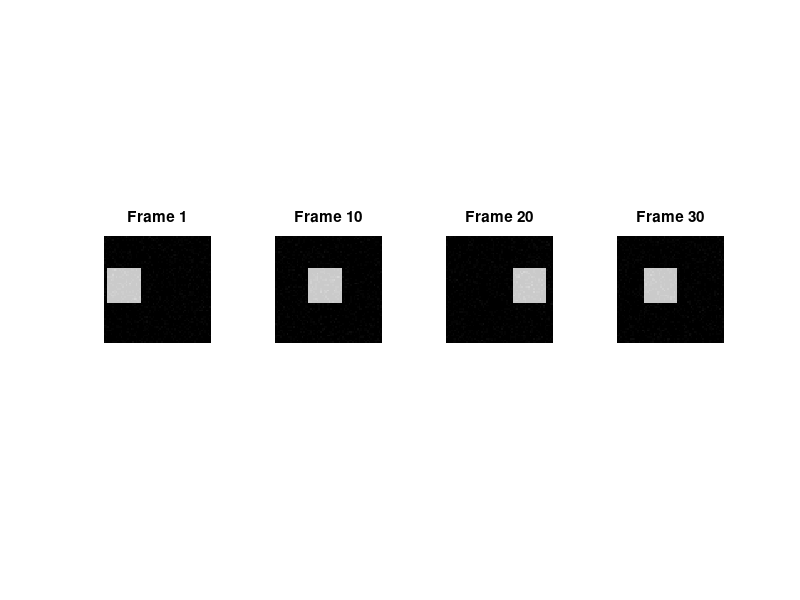

Write the MATLAB code that produced this figure. (Note: this script raises an error after producing the figure.)
# Hello world
%% Video Compression Project Steps 4 to 7

clear; clc; close all;

%% ============================================================
%% SETUP: Create a synthetic video (if no video file available)
%% ============================================================

fprintf('==> Creating synthetic video frames...\n');

numFrames  = 30;   % total frames
frameH     = 64;   % height (keep small for speed)
frameW     = 64;   % width
blockSize  = 8;    % block size for DCT and motion estimation
searchRange = 4;   % motion estimation search range (pixels)
qStep      = 10;   % quantization step size

% Generate frames: moving white rectangle on black background
frames = zeros(frameH, frameW, numFrames, 'uint8');
for f = 1:numFrames
    img = zeros(frameH, frameW, 'uint8');
    offset = mod(f*2, frameW-20);          % horizontal motion
    img(20:40, offset+1:offset+20) = 200;  % moving block
    img = img + uint8(5*randn(frameH,frameW)); % add slight noise
    frames(:,:,f) = img;
end

fprintf('   Video created: %d frames of %dx%d pixels\n', numFrames, frameH, frameW);

%% ---- Show a sample of the original video ----
figure('Name','ORIGINAL VIDEO - Sample Frames','NumberTitle','off');
sampleIdx = [1, 10, 20, 30];
for k = 1:4
    subplot(1,4,k);
    imshow(frames(:,:,sampleIdx(k)));
    title(sprintf('Frame %d', sampleIdx(k)));
end
sgtitle('Original Video - Sample Frames | عينة من الفيديو الأصلي');


%% ============================================================
%% STEP 4: INTER-FRAME COMPRESSION (P-FRAME)
%% تضغيط الإطارات التنبؤية
%% ============================================================

fprintf('\n==> STEP 4: Inter-frame Compression (P-frames)...\n');

% I-frame every 10 frames, rest are P-frames
isIframe = false(1, numFrames);
isIframe(1:10:end) = true;

% Storage
motionVectors  = cell(1, numFrames);   % {frameIdx} = [numBlocks x 2]
residuals      = cell(1, numFrames);   % {frameIdx} = residual image
frameTypes     = cell(1, numFrames);

%% --- Function handles (defined at bottom as local functions) ---

for f = 1:numFrames
    currentFrame = double(frames(:,:,f));

    if isIframe(f)
        frameTypes{f} = 'I';
        motionVectors{f} = [];
        residuals{f}     = currentFrame;   % I-frame stores full image
        fprintf('   Frame %2d -> I-frame\n', f);
    else
        frameTypes{f} = 'P';
        refFrame = double(frames(:,:,f-1));   % previous frame as reference

        % --- Block Matching Motion Estimation ---
        numBlocksH = frameH / blockSize;
        numBlocksW = frameW / blockSize;
        mvs = zeros(numBlocksH * numBlocksW, 2);  % [dy, dx]
        residualImg = zeros(frameH, frameW);

        blockNum = 0;
        for row = 1:numBlocksH
            for col = 1:numBlocksW
                blockNum = blockNum + 1;

                % Current block coordinates
                rStart = (row-1)*blockSize + 1;
                cStart = (col-1)*blockSize + 1;
                rEnd   = rStart + blockSize - 1;
                cEnd   = cStart + blockSize - 1;

                currentBlock = currentFrame(rStart:rEnd, cStart:cEnd);

                % Search in reference frame
                bestMAD = inf;
                bestDy  = 0;
                bestDx  = 0;

                for dy = -searchRange:searchRange
                    for dx = -searchRange:searchRange
                        rRef = rStart + dy;
                        cRef = cStart + dx;
                        % Boundary check
                        if rRef < 1 || cRef < 1 || ...
                           rRef+blockSize-1 > frameH || cRef+blockSize-1 > frameW
                            continue;
                        end
                        refBlock = refFrame(rRef:rRef+blockSize-1, cRef:cRef+blockSize-1);
                        MAD = mean(abs(currentBlock(:) - refBlock(:)));
                        if MAD < bestMAD
                            bestMAD = MAD;
                            bestDy  = dy;
                            bestDx  = dx;
                        end
                    end
                end

                mvs(blockNum, :) = [bestDy, bestDx];

                % Compute residual for this block
                rRef = rStart + bestDy;
                cRef = cStart + bestDx;
                predictedBlock = refFrame(rRef:rRef+blockSize-1, cRef:cRef+blockSize-1);
                residualImg(rStart:rEnd, cStart:cEnd) = currentBlock - predictedBlock;
            end
        end

        motionVectors{f} = mvs;
        residuals{f}     = residualImg;
        fprintf('   Frame %2d -> P-frame | Mean MV magnitude: %.2f\n', f, mean(sqrt(sum(mvs.^2,2))));
    end
end

%% ---- Visualize Step 4 Output ----
figure('Name','STEP 4 OUTPUT - Motion Vectors & Residuals','NumberTitle','off');

% Show frame 2 (P-frame) original
subplot(1,3,1);
imshow(frames(:,:,2));
title('Frame 2 - Original | الإطار الأصلي');

% Show residual of frame 2
subplot(1,3,2);
residualDisplay = residuals{2};
imagesc(residualDisplay); colormap gray; colorbar; axis image;
title('Frame 2 - Residual | الباقي');

% Show motion vectors as quiver plot
subplot(1,3,3);
mvs2 = motionVectors{2};
numBlocksH = frameH/blockSize;
numBlocksW = frameW/blockSize;
[bCols, bRows] = meshgrid(1:numBlocksW, 1:numBlocksH);
mvDy = reshape(mvs2(:,1), numBlocksH, numBlocksW);
mvDx = reshape(mvs2(:,2), numBlocksH, numBlocksW);
quiver(bCols, bRows, mvDx, mvDy, 'r');
axis([0 numBlocksW+1 0 numBlocksH+1]);
set(gca,'YDir','reverse');
title('Motion Vectors (Frame 2) | متجهات الحركة');
xlabel('Block Col'); ylabel('Block Row');
sgtitle('Step 4: Inter-frame Compression | تضغيط الإطارات التنبؤية');

%% ============================================================
%% STEP 5: ENTROPY CODING (Manual Huffman - No Toolbox Needed)
%% ============================================================

fprintf('\n==> STEP 5: Entropy Coding (Huffman)...\n');

encodedStream    = cell(1, numFrames);
huffmanDicts     = cell(1, numFrames);
originalSizeBits = zeros(1, numFrames);
encodedSizeBits  = zeros(1, numFrames);

for f = 1:numFrames
    if strcmp(frameTypes{f}, 'I')
        quantizedFrame = round(residuals{f} / qStep);
        symbols = int32(quantizedFrame(:)');
    else
        mvFlat   = int32(motionVectors{f}(:)');
        resQuant = int32(round(residuals{f}(:)' / qStep));
        symbols  = [mvFlat, resQuant];
    end

    % Build frequency table
    uniqueSymbols = unique(double(symbols));
    counts = zeros(1, numel(uniqueSymbols));
    for i = 1:numel(uniqueSymbols)
        counts(i) = sum(double(symbols) == uniqueSymbols(i));
    end
    probs = counts / sum(counts);

    % Build Huffman tree manually
    dict = buildHuffmanDict(uniqueSymbols, probs);

    % Encode
    encoded = '';
    symDouble = double(symbols);
    for i = 1:numel(symDouble)
        idx = find(uniqueSymbols == symDouble(i), 1);
        encoded = [encoded, dict{idx,2}]; %#ok<AGROW>
    end

    encodedStream{f}    = encoded;
    huffmanDicts{f}     = dict;
    originalSizeBits(f) = numel(symbols) * 8;
    encodedSizeBits(f)  = numel(encoded);

    fprintf('   Frame %2d [%s] | Original: %5d bits | Encoded: %5d bits | Ratio: %.2f\n', ...
        f, frameTypes{f}, originalSizeBits(f), encodedSizeBits(f), ...
        originalSizeBits(f)/max(encodedSizeBits(f),1));
end

%% ---- Visualize Step 5 Output ----
figure('Name','STEP 5 OUTPUT - Entropy Coding','NumberTitle','off');

subplot(1,2,1);
bar(originalSizeBits, 'FaceColor', [0.2 0.5 0.8]);
hold on;
bar(encodedSizeBits, 'FaceColor', [0.9 0.3 0.3]);
legend('Original Bits | البيانات الأصلية', 'Huffman Encoded | بعد هافمان', 'Location','northeast');
xlabel('Frame Number | رقم الإطار');
ylabel('Bits');
title('Bit Usage per Frame | حجم البيانات لكل إطار');
grid on;

subplot(1,2,2);
compressionRatioPerFrame = originalSizeBits ./ max(encodedSizeBits, 1);
plot(compressionRatioPerFrame, 'g-o', 'LineWidth', 1.5);
xlabel('Frame Number | رقم الإطار');
ylabel('Compression Ratio | نسبة الضغط');
title('Huffman Compression Ratio per Frame | نسبة ضغط هافمان');
grid on;

sgtitle('Step 5: Entropy Coding Results | نتائج الترميز بالإنتروبيا');

%% ============================================================
%% STEP 6: BITSTREAM FORMATION
%% تكوين تدفق البيانات
%% ============================================================

fprintf('\n==> STEP 6: Bitstream Formation...\n');

% We simulate a bitstream as a struct array (in real systems it's binary)
bitstream.header.numFrames  = numFrames;
bitstream.header.frameH     = frameH;
bitstream.header.frameW     = frameW;
bitstream.header.blockSize  = blockSize;
bitstream.header.qStep      = qStep;
bitstream.frames = struct();

totalBitstreamBits = 0;

for f = 1:numFrames
    % Frame header: frameIndex (32b) + type (8b) + dataSize (32b) = 72 bits overhead
    headerBits = 72;
    dataBits   = encodedSizeBits(f);

    bitstream.frames(f).index       = f;
    bitstream.frames(f).type        = frameTypes{f};
    bitstream.frames(f).encodedData = encodedStream{f};
    bitstream.frames(f).huffDict    = huffmanDicts{f};
    bitstream.frames(f).totalBits   = headerBits + dataBits;

    totalBitstreamBits = totalBitstreamBits + headerBits + dataBits;

    fprintf('   Frame %2d [%s] packaged | Frame bits: %d\n', ...
        f, frameTypes{f}, bitstream.frames(f).totalBits);
end

fprintf('   TOTAL Bitstream size: %d bits = %.2f KB\n', ...
    totalBitstreamBits, totalBitstreamBits/8/1024);

rawVideoBytes = frameH * frameW * numFrames;
fprintf('   Raw video size:       %d bytes = %.2f KB\n', ...
    rawVideoBytes, rawVideoBytes/1024);
fprintf('   Overall Compression Ratio: %.2fx\n', ...
    (rawVideoBytes*8) / totalBitstreamBits);

%% ---- Visualize Step 6 Output ----
figure('Name','STEP 6 OUTPUT - Bitstream Formation','NumberTitle','off');

frameBits = arrayfun(@(f) bitstream.frames(f).totalBits, 1:numFrames);
barColors = zeros(numFrames, 3);
for f = 1:numFrames
    if strcmp(bitstream.frames(f).type,'I')
        barColors(f,:) = [0.85 0.2 0.2];   % red for I-frames
    else
        barColors(f,:) = [0.2 0.6 0.85];   % blue for P-frames
    end
end

subplot(1,2,1);
b = bar(frameBits, 'FaceColor','flat');
b.CData = barColors;
xlabel('Frame Index | رقم الإطار');
ylabel('Bits in Bitstream');
title('Bits per Frame in Bitstream | حجم كل إطار في التدفق');
legend([patch(NaN,NaN,[0.85 0.2 0.2]), patch(NaN,NaN,[0.2 0.6 0.85])], ...
    'I-frame','P-frame','Location','northeast');
grid on;

subplot(1,2,2);
labels = {'Raw Video | الفيديو الخام', 'Compressed Bitstream | المضغوط'};
values = [rawVideoBytes*8, totalBitstreamBits];
bar(values, 'FaceColor', [0.4 0.7 0.4]);
set(gca,'XTickLabel', labels);
ylabel('Total Bits');
title(sprintf('Compression Ratio: %.2fx | نسبة الضغط', (rawVideoBytes*8)/totalBitstreamBits));
grid on;

sgtitle('Step 6: Bitstream Formation | تكوين تدفق البيانات');

%% ============================================================
%% STEP 7: TESTING & EVALUATION (Decode + PSNR + Compression Ratio)
%% الاختبار والتقييم
%% ============================================================

fprintf('\n==> STEP 7: Decoding and Evaluation...\n');

decodedFrames = zeros(frameH, frameW, numFrames, 'double');
psnrValues    = zeros(1, numFrames);

for f = 1:numFrames
    frameData = bitstream.frames(f);

    % --- Huffman Decode ---
    decodedSymbols = manualHuffmanDecode(frameData.encodedData, frameData.huffDict);

    if strcmp(frameData.type, 'I')
        % Reconstruct I-frame
        numPixels  = frameH * frameW;
        decodedQuant = decodedSymbols(1:numPixels);
        reconstructed = reshape(double(decodedQuant) * qStep, frameH, frameW);
        reconstructed = max(0, min(255, reconstructed));
        decodedFrames(:,:,f) = reconstructed;

    else
        % Reconstruct P-frame
        numBlocks = (frameH/blockSize) * (frameW/blockSize);
        numMVsymbols = numBlocks * 2;
        numPixels    = frameH * frameW;

        mvDecoded  = double(decodedSymbols(1:numMVsymbols));
        resDecoded = double(decodedSymbols(numMVsymbols+1 : numMVsymbols+numPixels));

        mvMatrix   = reshape(mvDecoded, numBlocks, 2);
        residualRec= reshape(resDecoded * qStep, frameH, frameW);

        % Reconstruct using reference (previous decoded frame)
        refDecoded = decodedFrames(:,:,f-1);
        predicted  = zeros(frameH, frameW);

        numBlocksH = frameH / blockSize;
        numBlocksW = frameW / blockSize;
        blockNum = 0;
        for row = 1:numBlocksH
            for col = 1:numBlocksW
                blockNum = blockNum + 1;
                rStart = (row-1)*blockSize + 1;
                cStart = (col-1)*blockSize + 1;
                rEnd   = rStart + blockSize - 1;
                cEnd   = cStart + blockSize - 1;

                dy = mvMatrix(blockNum,1);
                dx = mvMatrix(blockNum,2);

                rRef = max(1, min(frameH-blockSize+1, rStart+dy));
                cRef = max(1, min(frameW-blockSize+1, cStart+dx));
                predicted(rStart:rEnd, cStart:cEnd) = ...
                    refDecoded(rRef:rRef+blockSize-1, cRef:cRef+blockSize-1);
            end
        end

        reconstructed = predicted + residualRec;
        reconstructed = max(0, min(255, reconstructed));
        decodedFrames(:,:,f) = reconstructed;
    end

    % --- Compute PSNR ---
    orig  = double(frames(:,:,f));
    recon = decodedFrames(:,:,f);
    mse   = mean((orig(:) - recon(:)).^2);
    if mse == 0
        psnrValues(f) = Inf;
    else
        psnrValues(f) = 10 * log10(255^2 / mse);
    end

    fprintf('   Frame %2d [%s] | PSNR: %.2f dB\n', f, frameData.type, psnrValues(f));
end

%% ---- Final Evaluation Summary ----
overallPSNR = mean(psnrValues(isfinite(psnrValues)));
overallCR   = (rawVideoBytes*8) / totalBitstreamBits;

fprintf('\n==========================================\n');
fprintf('  FINAL EVALUATION SUMMARY\n');
fprintf('==========================================\n');
fprintf('  Average PSNR           : %.2f dB\n', overallPSNR);
fprintf('  Compression Ratio      : %.2fx\n', overallCR);
fprintf('  Raw Video Size         : %.2f KB\n', rawVideoBytes/1024);
fprintf('  Compressed Size        : %.2f KB\n', totalBitstreamBits/8/1024);
fprintf('==========================================\n');

%% ---- Visualize Step 7: Side-by-Side Comparison ----
figure('Name','STEP 7 OUTPUT - Original vs Decoded','NumberTitle','off');
showFrames = [1, 2, 10, 11, 20, 21];
for k = 1:min(6, numel(showFrames))
    f = showFrames(k);
    subplot(2,6,k);
    imshow(uint8(frames(:,:,f)));
    title(sprintf('Orig F%d',f), 'FontSize',7);

    subplot(2,6,k+6);
    imshow(uint8(decodedFrames(:,:,f)));
    title(sprintf('Decoded F%d\n%.1fdB',f,psnrValues(f)), 'FontSize',7);
end
sgtitle('Step 7: Original vs Decoded | الأصلي مقابل المُستعاد');

%% ---- PSNR Plot ----
figure('Name','STEP 7 OUTPUT - PSNR per Frame','NumberTitle','off');

subplot(1,2,1);
finiteIdx  = isfinite(psnrValues);
plot(find(finiteIdx), psnrValues(finiteIdx), 'b-o', 'LineWidth',1.5);
hold on;
yline(30, 'r--', 'Acceptable (30 dB)', 'LabelHorizontalAlignment','left');
yline(40, 'g--', 'Excellent (40 dB)',  'LabelHorizontalAlignment','left');
iFrameIdx = find(isIframe & finiteIdx);
plot(iFrameIdx, psnrValues(iFrameIdx), 'r^', 'MarkerSize',8, 'DisplayName','I-frames');
xlabel('Frame Number | رقم الإطار');
ylabel('PSNR (dB)');
title(sprintf('PSNR per Frame | جودة كل إطار\nMean: %.2f dB', overallPSNR));
legend('PSNR','30dB threshold','40dB threshold','I-frames','Location','southeast');
grid on;

subplot(1,2,2);
pieLabels = {sprintf('Compressed\n%.2f KB', totalBitstreamBits/8/1024), ...
             sprintf('Saved Space\n%.2f KB', (rawVideoBytes - totalBitstreamBits/8)/1024)};
pie([totalBitstreamBits/8, rawVideoBytes - totalBitstreamBits/8], pieLabels);
title(sprintf('Compression Ratio: %.2fx | نسبة الضغط', overallCR));
colormap([0.9 0.3 0.3; 0.3 0.7 0.3]);

sgtitle('Step 7: Evaluation - PSNR & Compression | التقييم النهائي');

fprintf('\n==> ALL STEPS COMPLETE! Check the figures.\n');


%% ============================================================
%% HELPER FUNCTIONS - Huffman (No Toolbox)
%% ============================================================

function dict = buildHuffmanDict(symbols, probs)
% Build Huffman dictionary without any toolbox
n = numel(probs);

if n == 1
    dict = {symbols(1), '0'};
    return;
end

% Each node: {probability, symbol_indices}
nodes = cell(n, 1);
nodeProbs = probs;
for i = 1:n
    nodes{i} = i;  % leaf node pointing to symbol index
end

% Merge nodes until one tree remains
codes = cell(n, 1);
for i = 1:n
    codes{i} = '';
end

allProbs  = nodeProbs;
allNodes  = nodes;
numNodes  = n;
treeLeft  = zeros(1, 2*n);
treeRight = zeros(1, 2*n);
treeProb  = zeros(1, 2*n);
treeProb(1:n) = probs;
nextNode  = n + 1;

activeNodes = 1:n;
activeProbs = probs;

while numel(activeNodes) > 1
    % Find two smallest probabilities
    [sorted, sortIdx] = sort(activeProbs);
    i1 = sortIdx(1);
    i2 = sortIdx(2);

    % Merge into new node
    treeLeft(nextNode)  = activeNodes(i1);
    treeRight(nextNode) = activeNodes(i2);
    treeProb(nextNode)  = sorted(1) + sorted(2);

    % Remove i1 and i2, add new node
    keep = setdiff(1:numel(activeNodes), [i1 i2]);
    activeNodes = [activeNodes(keep), nextNode];
    activeProbs = [activeProbs(keep), treeProb(nextNode)];
    nextNode = nextNode + 1;
end

rootNode = activeNodes(1);

% Traverse tree to assign codes
leafCodes = cell(1, n);
traverseTree(rootNode, '', treeLeft, treeRight, n, leafCodes);

% We need to get leafCodes out - use persistent workaround
leafCodes = getLeafCodes(rootNode, treeLeft, treeRight, n);

dict = cell(n, 2);
for i = 1:n
    dict{i,1} = symbols(i);
    dict{i,2} = leafCodes{i};
end
end

function leafCodes = getLeafCodes(node, treeLeft, treeRight, numLeaves)
leafCodes = cell(1, numLeaves);
stack = {node, ''};
while ~isempty(stack)
    currentNode = stack{1,1};
    currentCode = stack{1,2};
    stack(1,:) = [];

    if currentNode <= numLeaves
        % Leaf node
        leafCodes{currentNode} = currentCode;
    else
        % Internal node - push children
        stack = [stack; {treeLeft(currentNode),  [currentCode '0']}];
        stack = [stack; {treeRight(currentNode), [currentCode '1']}];
    end
end
end

function traverseTree(~, ~, ~, ~, ~, ~)
% placeholder - not used directly
end

function symbols = manualHuffmanDecode(encoded, dict)
    % Build a fast lookup: codeword_string -> symbol value
    lookup = containers.Map('KeyType','char','ValueType','double');
    for d = 1:size(dict,1)
        lookup(dict{d,2}) = dict{d,1};
    end

    symbols = [];
    i = 1;
    maxLen = max(cellfun(@numel, dict(:,2)));  % max codeword length

    while i <= numel(encoded)
        matched = false;
        for len = 1:min(maxLen, numel(encoded)-i+1)
            codeword = encoded(i:i+len-1);
            if isKey(lookup, codeword)
                symbols(end+1) = lookup(codeword); %#ok<AGROW>
                i = i + len;
                matched = true;
                break;
            end
        end
        if ~matched
            break; % safety exit
        end
    end
end
